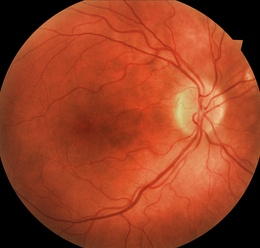
%> input picture mFiles/gs2.jpg, 260 x 248 px, shrunk from 2124 x 2024 before the run
$ octave Watershed.m   (GNU Octave 9; MATLAB toolbox functions it lacks are replaced by stand-ins)
%> lines starting %> are read from the running program, lines starting %| are printed output that depends on the picture; in (x1, y1, x2, y2) boxes, pixels count from 0 and x2, y2 are one past the last pixel; in counts of white or black regions, pixels touching at a corner belong together; the program's own positions count from 1
### mFiles/BestHSVMask.m
function [BW,maskedRGBImage] = BestHSVMask(RGB)
%createMask  Threshold RGB image using auto-generated code from colorThresholder app.
%  [BW,MASKEDRGBIMAGE] = createMask(RGB) thresholds image RGB using
%  auto-generated code from the colorThresholder App. The colorspace and
%  minimum/maximum values for each channel of the colorspace were set in the
%  App and result in a binary mask BW and a composite image maskedRGBImage,
%  which shows the original RGB image values under the mask BW.

% Ideal way to use this is on a bw image, have to create black and white
% image on rgb scalle thought ot use this
%------------------------------------------------------


% Convert RGB image to chosen color space
I = rgb2hsv(RGB);

% Define thresholds for channel 1 based on histogram settings
channel1Min = 0.000;
channel1Max = 1.000;

% Define thresholds for channel 2 based on histogram settings
channel2Min = 0.000;
channel2Max = 1.000;

% Define thresholds for channel 3 based on histogram settings
channel3Min = 0.900; %was originally .967
channel3Max = 1.000;

% Create mask based on chosen histogram thresholds
BW = (I(:,:,1) >= channel1Min ) & (I(:,:,1) <= channel1Max) & ...
    (I(:,:,2) >= channel2Min ) & (I(:,:,2) <= channel2Max) & ...
    (I(:,:,3) >= channel3Min ) & (I(:,:,3) <= channel3Max);

% Initialize output masked image based on input image.
maskedRGBImage = RGB;

% Set background pixels where BW is false to zero.
maskedRGBImage(repmat(~BW,[1 1 3])) = 0;

### mFiles/localnormalize.m
function ln=localnormalize(IM,sigma1,sigma2)
%LOCALNORMALIZE A local normalization algorithm that uniformizes the local
%mean and variance of an image.
%  ln=localnormalize(IM,sigma1,sigma2) outputs local normalization effect of
%  image IM using local mean and standard deviation estimated by Gaussian
%  kernel with sigma1 and sigma2 respectively.

epsilon=1e-1;
halfsize1=ceil(-norminv(epsilon/2,0,sigma1));
size1=2*halfsize1+1;
halfsize2=ceil(-norminv(epsilon/2,0,sigma2));
size2=2*halfsize2+1;
gaussian1=fspecial('gaussian',size1,sigma1);
gaussian2=fspecial('gaussian',size2,sigma2);
num=IM-imfilter(IM,gaussian1);
den= sqrt(double(imfilter(num.^2,gaussian2)));
ln=double(num)./double(den);

### mFiles/Watershed.m
img = imread('gs2.jpg');
%> img is the input picture: size 248x260x3 uint8; mean R, G, B 152.8, 63.9, 35.8
figure,
imshow(img);
title('original image');
gray = rgb2gray(img);
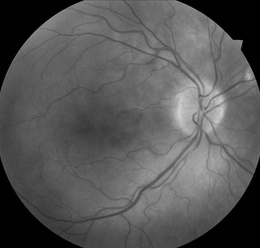
%> gray: size 248x260 uint8; min 0, max 206, mean 87.2
adaptgray = adapthisteq(gray);
imadjgray = imadjust(adaptgray);
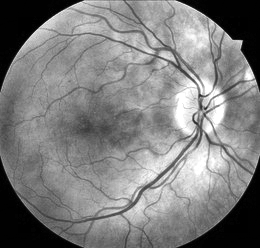
%> imadjgray: size 248x260 uint8; min 0, max 255, mean 126

rgbcombine = cat(3, imadjgray, imadjgray, imadjgray);

bw = BestHSVMask(rgbcombine);
%> in BestHSVMask, `I = rgb2hsv(RGB);`: I: size 248x260x3 double; mean H, S, V 0, 0, 0.494
%> in BestHSVMask, `BW = (I(:,:,1) >= channel1Min ) & (I(:,:,1) <= channel1Max) & (I(:,:,2..`:
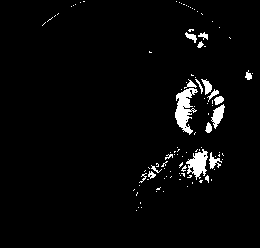
%> BW: size 248x260 logical; 3.2% white; 105 white regions (86 under 20 px), largest, box (x1, y1, x2, y2) and area: (175, 88, 198, 135) 548, (186, 149, 208, 180) 366, (211, 104, 225, 129) 177
figure, imshow(bw), title('binary');
%
% W=wbalance(img);
%
% figure,
% imshow(W);
% title('color balance');
%
normalizedGP = localnormalize(img, 100, 100);
%> in localnormalize, `den= sqrt(double(imfilter(num.^2,gaussian2)));`:
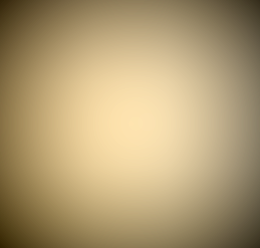
%> den: size 248x260x3 double; mean R, G, B 10.99, 10.38, 9.14; drawn with min black and max white
%> in localnormalize, `ln=double(num)./double(den);`:
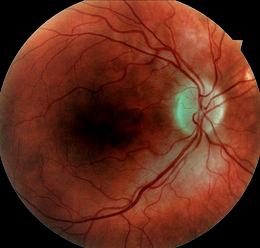
%> ln: size 248x260x3 double; mean R, G, B 6.38, 2.86, 1.84; drawn with min black and max white

figure,
imshow(normalizedGP);
title('please be it');

j = watershed(bw);
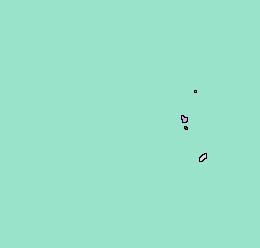
%> j: size 248x260 uint8; 6 distinct labels, from 0 to 5; one colour per label, 0 black
figure, imshow(j), title('watershed');
ln = localnormalize(j, 5, 5);
%> in localnormalize (call 2), `num=IM-imfilter(IM,gaussian1);`: num: size 248x260 uint8; 5 distinct labels, from 0 to 4
figure, imshow(ln), title('stuff?');
%> after `imshow(ln)`:
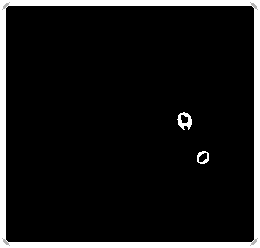
%> displayed picture: size 248x260, on the screen's scale of 0 to 255; min 0, max 255, mean 24.4
% [91 lines of commented-out code are left out]
